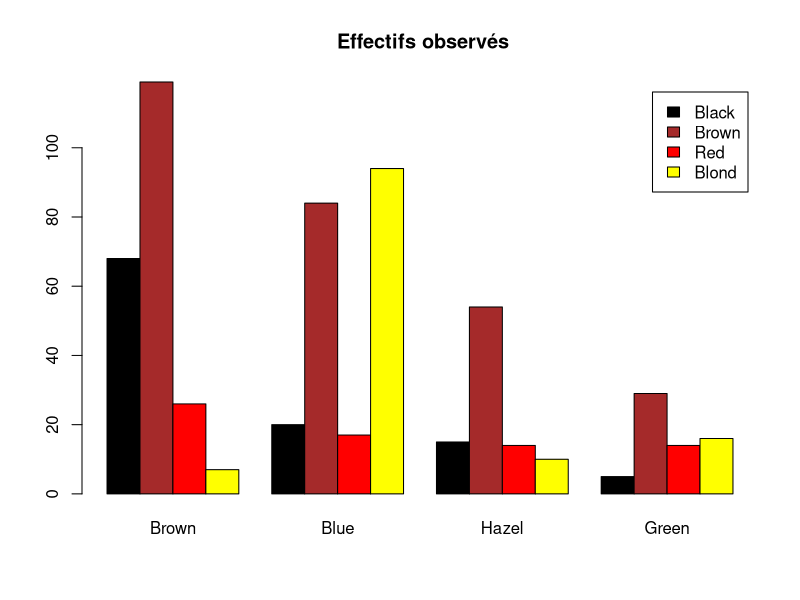
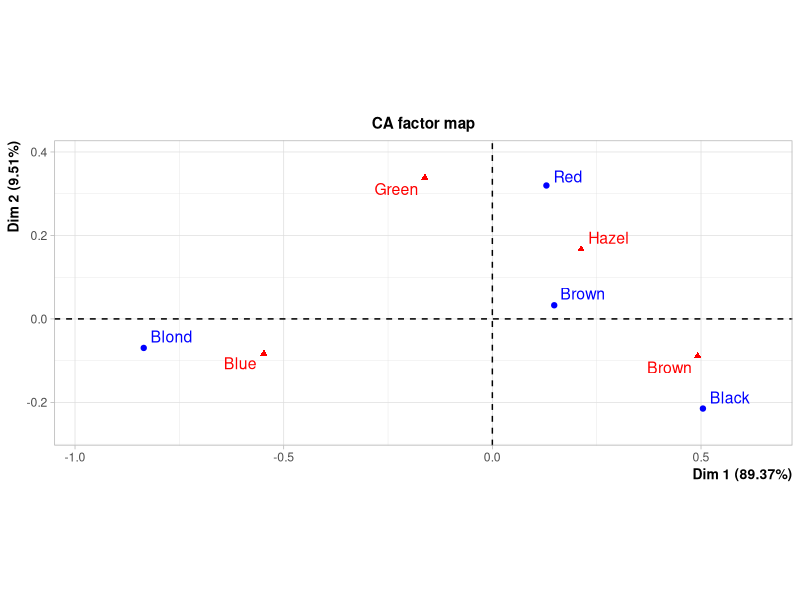
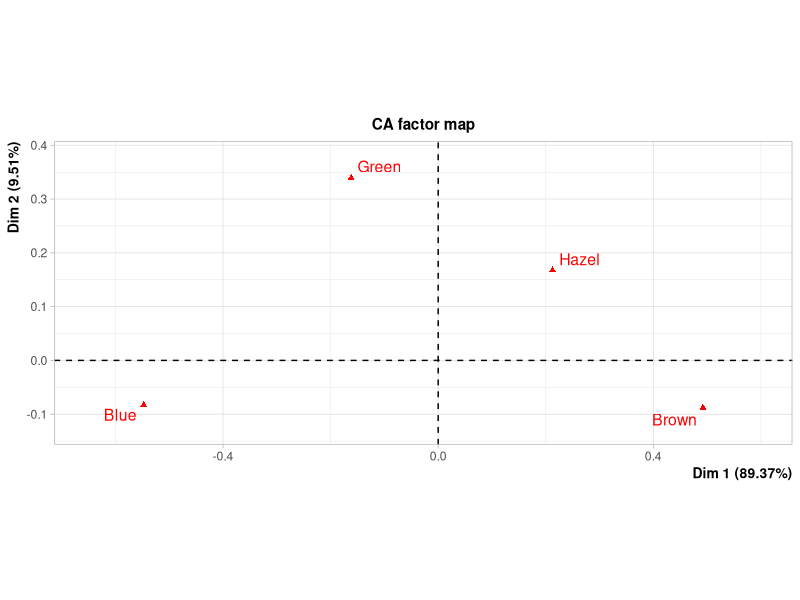
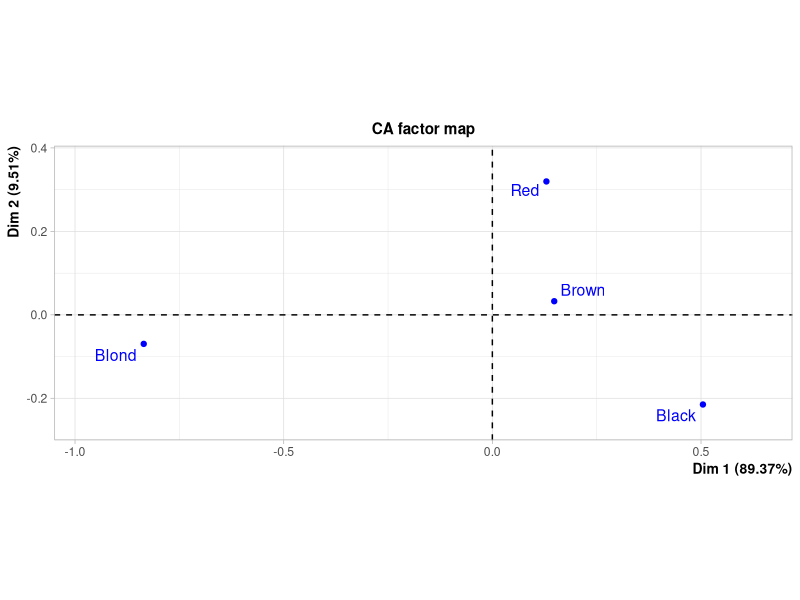
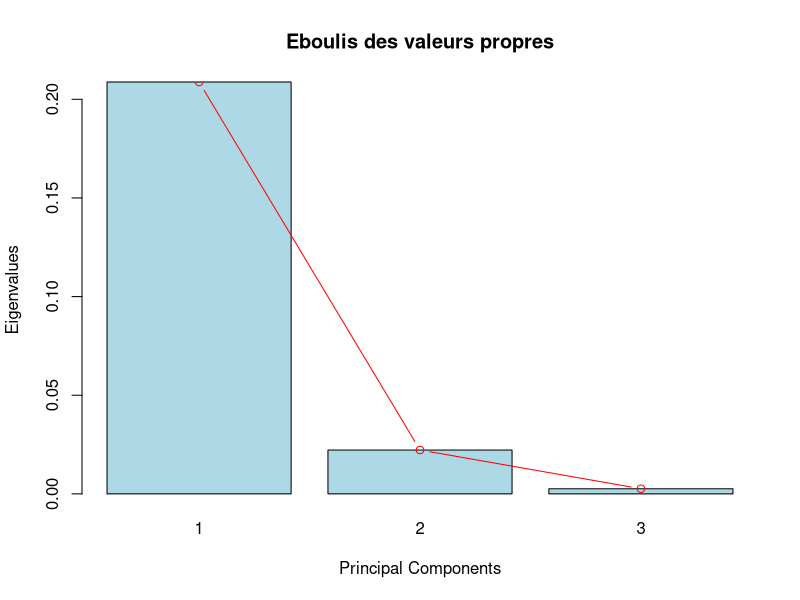
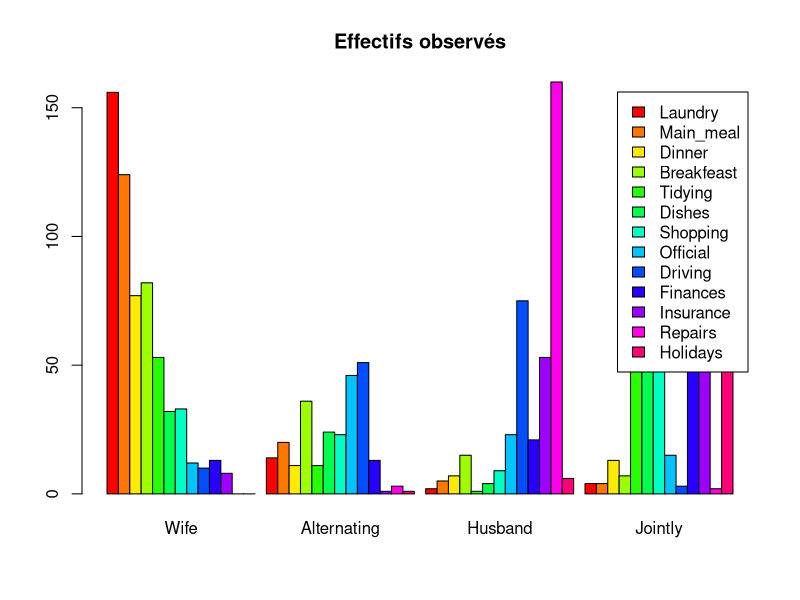
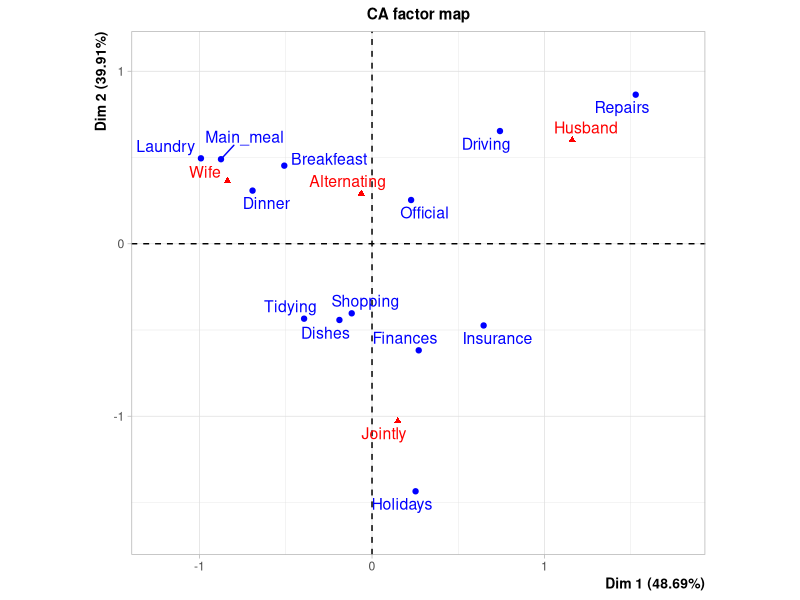
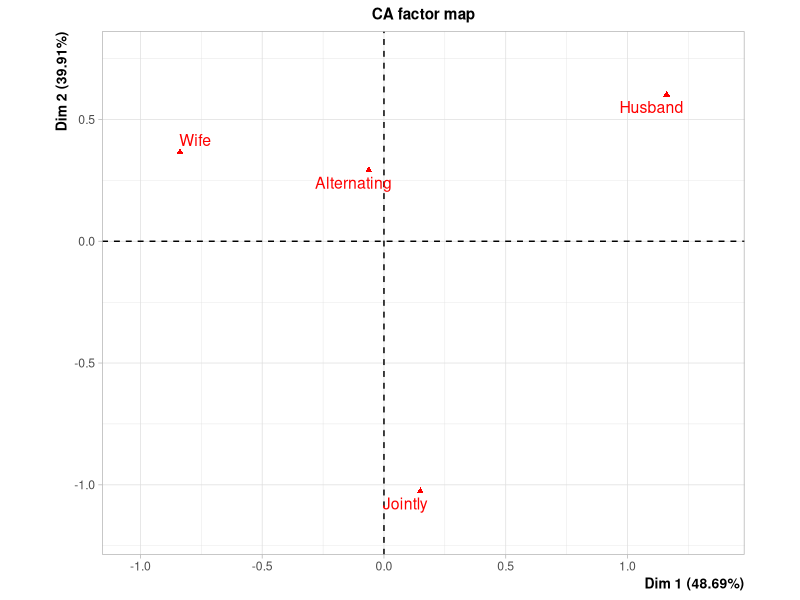

Here is the R script that generated these plots, in order:
## ---- chunk 1
knitr::opts_chunk$set(echo = TRUE)
## ---- chunk 2
rm(list=ls())
library(FactoMineR)
## ---- chunk 3
data("HairEyeColor")
## ---- chunk 4
HairEyeColor
## ---- chunk 5
data <- apply(HairEyeColor, c(1, 2), sum)
data
## ---- chunk 6
barplot(data,beside=TRUE,legend.text =rownames(data),main=" Effectifs observés",col=c("black","brown","red","yellow"))
## ---- chunk 7
test <- chisq.test(data)
test
## ---- chunk 8
test$expected

n_cases <- ncol(data) * nrow(data)
contrib_moy <- 100/n_cases
contrib_moy
## ---- chunk 9
contribs <- (test$observed - test$expected)**2 / test$expected / test$statistic * 100
contribs 
## ---- chunk 10
prob <- data/sum(data)
prob
## ---- chunk 11
marginale_ligne <- apply(prob, 1, sum)
profil_ligne <- prob / marginale_ligne
profil_ligne_moyen <- apply(prob, 2, sum)
## ---- chunk 12
marginale_colonne <- apply(prob, 2, sum)
profil_colonne <- t(t(prob) / marginale_colonne)
profil_colonne_moyen <- apply(prob, 1, sum)
## ---- chunk 13
inertie <- test$statistic/sum(data)
inertie
## ---- chunk 14
library(FactoMineR)
res.afc<-CA(data)

summary(res.afc)

plot(res.afc, invisible = "row")
plot(res.afc, invisible = "col")

## ---- chunk 15

## ---- chunk 16
eigen_values <- res.afc$eig

bplot <- barplot(
  eigen_values[, 1], 
  names.arg = 1:nrow(eigen_values),
  main = "Eboulis des valeurs propres",
  xlab = "Principal Components",
  ylab = "Eigenvalues",
  col = "lightblue"
)
lines(x = bplot, eigen_values[, 1], type = "b", col = "red")
abline(h=1, col = "darkgray", lty = 5)
## ---- chunk 17
data<-read.table("housetasks.csv",sep=";",header = TRUE)
data
## ---- chunk 18

barplot(as.matrix(data),beside=TRUE,legend.text=rownames(data),main="Effectifs observés",col=rainbow(length(rownames(data))))
## ---- chunk 19
data_house <- apply(data, c(1, 2), sum)
test_house <- chisq.test(data_house)
test_house
## ---- chunk 20
test_house$expected

n_cases <- ncol(data_house) * nrow(data_house)
contrib_moy_house <- 100/n_cases
contrib_moy_house
## ---- chunk 21
contrib_house <- (test_house$observed - test_house$expected)**2 / test_house$expected / test_house$statistic * 100
contrib_house
## ---- chunk 22
proba_house <- data_house / sum(data_house)
proba_house
## ---- chunk 23
marginale_ligne <- apply(proba_house, 1, sum)
profil_ligne <- proba_house / marginale_ligne
profil_ligne_moyen <- apply(proba_house, 2, sum)
## ---- chunk 24
marginale_colonne <- apply(proba_house, 2, sum)
profil_colonne <- t(t(proba_house) / marginale_colonne)
profil_colonne_moyen <- apply(proba_house, 1, sum)
## ---- chunk 25
inertie <- test_house$statistic / sum(data_house)
inertie
## ---- chunk 26
res.afc<-CA(data)

summary(res.afc,nbelements = Inf)

plot(res.afc, invisible = "row")
plot(res.afc, invisible = "col")

## ---- chunk 27
eigen_values <- res.afc$eig

bplot <- barplot(
  eigen_values[, 1], 
  names.arg = 1:nrow(eigen_values),
  main = "Eboulis des valeurs propres",
  xlab = "Principal Components",
  ylab = "Eigenvalues",
  col = "lightblue"
)
lines(x = bplot, eigen_values[, 1], type = "b", col = "red")
abline(h=1, col = "darkgray", lty = 5)
